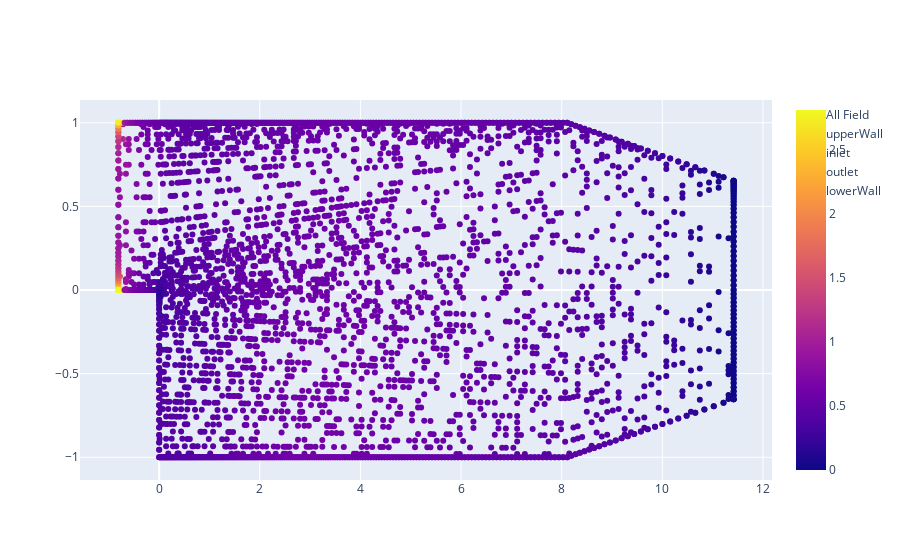

The cell this chart's notebook holds for it:
### Code cell
from torch.utils.data import DataLoader
data_loader = DataLoader(
                    dataset=dataloader,
                    batch_size=4,
                    shuffle=True
                )

for batch in data_loader: break
x, xi, y, index = batch

fig = go.Figure()

fig.add_trace(go.Scatter(x=x[0,:,0],
                            y=x[0,:,1],
                            mode='markers',
                            marker=dict(
                                color=y[0,:,channel],
                                colorscale='Viridis',
                                coloraxis='coloraxis'
                                ),
                            text=y[0,:,channel],
                            name='All Field')) # hover text goes here

for patch in index['Boundary Indices']:
    fig.add_trace(go.Scatter(x=x[0,index['Boundary Indices'][patch][0,:],0],
                            y=x[0,index['Boundary Indices'][patch][0,:],1],
                            mode='markers',
                            marker=dict(
                                color=y[0,index['Boundary Indices'][patch][0,:],channel],
                                colorscale='Viridis',
                                coloraxis='coloraxis'
                                ),
                            text=y[0,index['Boundary Indices'][patch][0,:],channel],
                            name=patch)) # hover text goes here
fig.show()

### Figure 1 — Plotly figure (JSON) as saved in the notebook; plotly's stock layout.template omitted (floating-point values rounded to 4 significant figures; data arrays with more than 128 entries replaced by an {"elided": "..."} marker saying what was removed)
{"data": [{"marker": {"color": {"elided": "3009 float values"}, "coloraxis": "coloraxis", "colorscale": [[0, "#440154"], [0.1111, "#482878"], [0.2222, "#3e4989"], [0.3333, "#31688e"], [0.4444, "#26828e"], [0.5556, "#1f9e89"], [0.6667, "#35b779"], [0.7778, "#6ece58"], [0.8889, "#b5de2b"], [1, "#fde725"]]}, "mode": "markers", "name": "All Field", "text": {"elided": "3009 float values"}, "type": "scatter", "x": {"elided": "3009 float values"}, "y": {"elided": "3009 float values"}}, {"marker": {"color": {"elided": "224 float values"}, "coloraxis": "coloraxis", "colorscale": [[0, "#440154"], [0.1111, "#482878"], [0.2222, "#3e4989"], [0.3333, "#31688e"], [0.4444, "#26828e"], [0.5556, "#1f9e89"], [0.6667, "#35b779"], [0.7778, "#6ece58"], [0.8889, "#b5de2b"], [1, "#fde725"]]}, "mode": "markers", "name": "upperWall", "text": {"elided": "224 float values"}, "type": "scatter", "x": {"elided": "224 float values"}, "y": {"elided": "224 float values"}}, {"marker": {"color": [2.806, 2.806, 2.459, 2.135, 1.884, 1.682, 1.514, 1.375, 1.26, 1.166, 1.091, 1.03, 0.9851, 0.9491, 0.9165, 0.8883, 0.8656, 0.8498, 0.8432, 0.8508, 0.8757, 0.911, 0.9602, 1.028, 1.12, 1.245, 1.411, 1.625, 1.911, 2.301, 2.725], "coloraxis": "coloraxis", "colorscale": [[0, "#440154"], [0.1111, "#482878"], [0.2222, "#3e4989"], [0.3333, "#31688e"], [0.4444, "#26828e"], [0.5556, "#1f9e89"], [0.6667, "#35b779"], [0.7778, "#6ece58"], [0.8889, "#b5de2b"], [1, "#fde725"]]}, "mode": "markers", "name": "inlet", "text": [2.806, 2.806, 2.459, 2.135, 1.884, 1.682, 1.514, 1.375, 1.26, 1.166, 1.091, 1.03, 0.9851, 0.9491, 0.9165, 0.8883, 0.8656, 0.8498, 0.8432, 0.8508, 0.8757, 0.911, 0.9602, 1.028, 1.12, 1.245, 1.411, 1.625, 1.911, 2.301, 2.725], "type": "scatter", "x": [-0.811, -0.811, -0.811, -0.811, -0.811, -0.811, -0.811, -0.811, -0.811, -0.811, -0.811, -0.811, -0.811, -0.811, -0.811, -0.811, -0.811, -0.811, -0.811, -0.811, -0.811, -0.811, -0.811, -0.811, -0.811, -0.811, -0.811, -0.811, -0.811, -0.811, -0.811], "y": [0, 0.01255, 0.02601, 0.04043, 0.05588, 0.07244, 0.0902, 0.1092, 0.1296, 0.1515, 0.1749, 0.2, 0.2226, 0.2502, 0.2837, 0.3247, 0.3746, 0.4354, 0.5096, 0.6, 0.6662, 0.7238, 0.774, 0.8176, 0.8556, 0.8887, 0.9175, 0.9426, 0.9644, 0.9835, 1]}, {"marker": {"color": [0, 0, 0, 0, 0, 0, 0, 0, 0, 0, 0, 0, 0, 0, 0, 0, 0, 0, 0, 0, 0, 0, 0, 0, 0, 0, 0, 0, 0, 0, 0, 0, 0, 0, 0, 0, 0, 0, 0, 0, 0, 0, 0, 0, 0, 0, 0, 0, 0, 0, 0, 0, 0, 0, 0, 0, 0, 0], "coloraxis": "coloraxis", "colorscale": [[0, "#440154"], [0.1111, "#482878"], [0.2222, "#3e4989"], [0.3333, "#31688e"], [0.4444, "#26828e"], [0.5556, "#1f9e89"], [0.6667, "#35b779"], [0.7778, "#6ece58"], [0.8889, "#b5de2b"], [1, "#fde725"]]}, "mode": "markers", "name": "outlet", "text": [0, 0, 0, 0, 0, 0, 0, 0, 0, 0, 0, 0, 0, 0, 0, 0, 0, 0, 0, 0, 0, 0, 0, 0, 0, 0, 0, 0, 0, 0, 0, 0, 0, 0, 0, 0, 0, 0, 0, 0, 0, 0, 0, 0, 0, 0, 0, 0, 0, 0, 0, 0, 0, 0, 0, 0, 0, 0], "type": "scatter", "x": [11.42, 11.42, 11.42, 11.42, 11.42, 11.42, 11.42, 11.42, 11.42, 11.42, 11.42, 11.42, 11.42, 11.42, 11.42, 11.42, 11.42, 11.42, 11.42, 11.42, 11.42, 11.42, 11.42, 11.42, 11.42, 11.42, 11.42, 11.42, 11.42, 11.42, 11.42, 11.42, 11.42, 11.42, 11.42, 11.42, 11.42, 11.42, 11.42, 11.42, 11.42, 11.42, 11.42, 11.42, 11.42, 11.42, 11.42, 11.42, 11.42, 11.42, 11.42, 11.42, 11.42, 11.42, 11.42, 11.42, 11.42, 11.42], "y": [-0.6535, -0.6293, -0.6051, -0.5809, -0.5567, -0.5325, -0.5083, -0.4841, -0.4599, -0.4357, -0.4115, -0.3873, -0.3631, -0.3389, -0.3147, -0.2905, -0.2663, -0.2421, -0.2178, -0.1936, -0.1694, -0.1452, -0.121, -0.09682, -0.07262, -0.04841, -0.02421, 0, 0.02905, 0.05809, 0.08714, 0.1162, 0.1452, 0.1743, 0.2033, 0.2324, 0.2614, 0.2905, 0.3195, 0.3486, 0.3776, 0.4066, 0.4357, 0.4622, 0.4863, 0.5081, 0.5278, 0.5457, 0.5618, 0.5765, 0.5898, 0.6018, 0.6127, 0.6226, 0.6315, 0.6396, 0.6469, 0.6535]}, {"marker": {"color": {"elided": "251 float values"}, "coloraxis": "coloraxis", "colorscale": [[0, "#440154"], [0.1111, "#482878"], [0.2222, "#3e4989"], [0.3333, "#31688e"], [0.4444, "#26828e"], [0.5556, "#1f9e89"], [0.6667, "#35b779"], [0.7778, "#6ece58"], [0.8889, "#b5de2b"], [1, "#fde725"]]}, "mode": "markers", "name": "lowerWall", "text": {"elided": "251 float values"}, "type": "scatter", "x": {"elided": "251 float values"}, "y": {"elided": "251 float values"}}], "layout": {}}
